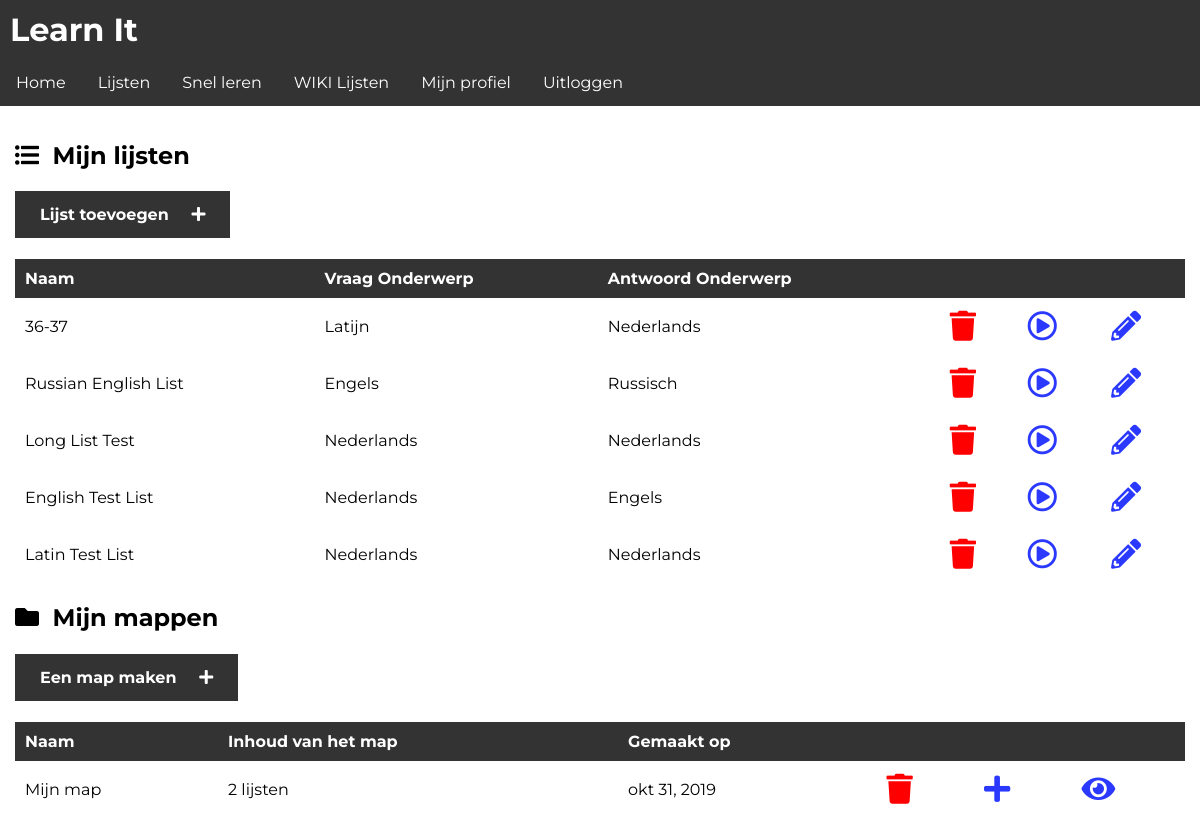
Page /app/lists/ (signed in) on the committed database.
### learnit/models.py (models this page shows, shortened)
class List(models.Model):
    name = models.CharField(max_length=255)
    owner = models.ForeignKey(to=User, on_delete=models.CASCADE)
    question_subject = models.ForeignKey(to=Subject, on_delete=models.PROTECT, related_name='question_subject')
    answer_subject = models.ForeignKey(to=Subject, on_delete=models.PROTECT, related_name='answer_subject')
    questions = models.ManyToManyField(to=Question)
    def get_test(self):
        return str(self.pk)
    def get_edit_url(self):
        return reverse('edit_list', args=[self.pk])

class Subject(models.Model):
    name = models.CharField(max_length=255)
    name_dutch = models.CharField(max_length=255, default="UNKNOWN")
    tts_support = models.BooleanField(default=False)

class Folder(models.Model):
    owner = models.ForeignKey(to=User, on_delete=models.CASCADE)
    name = models.CharField(max_length=255)
    created_on = models.DateField(auto_created=True, auto_now=True)
    lists = models.ManyToManyField(List)
    def content(self):
        return self.lists.count()

### learnit/views.py (the view)
# urls.py: path('app/lists/', views.lists, name='lists'),
def lists(request):
    if not request.user.is_authenticated:
        return redirect('/login')
    n_lists = List.objects.filter(owner=request.user).exclude(name__contains="QuickLearn")
    n_folders = Folder.objects.filter(owner=request.user)
    return render(request, 'app/lists.html', generate_context(request, {
        'lists': n_lists,
        'folders': n_folders,
        'username': request.user.username
    }))

### learnit/views.py (called while the page is built)
def generate_context(request, context):
    if request.user.is_authenticated:
        settings = Settings.objects.get(user=request.user)
        if settings.interface_language == 0:
            user_language = "en"
        else:
            user_language = "nl"
        translation.activate(user_language)
        request.session[translation.LANGUAGE_SESSION_KEY] = user_language
        context['settings_theme'] = settings.interface_theme
        context['settings_lang'] = settings.interface_language
    return context

### templates/app/lists.html (shortened to what this page needs)
{% extends 'base.html' %}
{% block content %}
    {% if settings_lang == 0 %}
        <h2><i class="fas fa-list-ul"></i>&nbsp; My lists</h2>
        <h4><a class="link_button" href="/app/add">Add a list &nbsp;&nbsp;&nbsp;&nbsp;<i class="fas fa-plus"></i></a>
        </h4>
    {% elif settings_lang == 1 %}
        <h2><i class="fas fa-list-ul"></i>&nbsp; Mijn lijsten</h2>
        <h4><a class="link_button" href="/app/add">Lijst toevoegen &nbsp;&nbsp;&nbsp;&nbsp;<i
                class="fas fa-plus"></i></a></h4>
    {% endif %}
    {% include 'app/applets/display_list_menu.html' %}
    {% if settings_lang == 0 %}
        <h2><i class="fas fa-folder"></i>&nbsp; My folders</h2>
        <h4><a class="link_button" href="javascript:open_modal()">Create a folder &nbsp;&nbsp;&nbsp;&nbsp;<i
                class="fas fa-plus"></i></a></h4>
    {% elif settings_lang == 1 %}
        <h2><i class="fas fa-folder"></i>&nbsp; Mijn mappen</h2>
        <h4><a class="link_button" href="javascript:open_modal()">Een map maken &nbsp;&nbsp;&nbsp;&nbsp;<i
                class="fas fa-plus"></i></a></h4>
    {% endif %}
    {% include 'app/applets/display_folder_menu.html' %}
{% endblock %}

### templates/app/applets/display_list_menu.html
{% if lists %}
    <table>
        {% if settings_lang == 0 %}
            <tr id="table_header">
                <td>Name</td>
                <td>Question Subject</td>
                <td>Answer Subject</td>
                {% elif settings_lang == 1 %}
            <tr id="table_header">
            <td>Naam</td>
            <td>Vraag Onderwerp</td>
            <td>Antwoord Onderwerp</td>
        {% endif %}
        <td></td>
        <td></td>
        <td></td>
        </tr>
        {% for list in lists reversed %}
            <tr>
                <td>{{ list.name }}</td>
                {% if settings_lang == 0 %}
                    <td>{{ list.question_subject.name }}</td>
                    <td>{{ list.answer_subject.name }}</td>
                {% elif settings_lang == 1 %}
                    <td>{{ list.question_subject.name_dutch }}</td>
                    <td>{{ list.answer_subject.name_dutch }}</td>
                {% endif %}
                <td><a class="delete_list" href="/app/delete/{{ list.get_test }}"><i class="fas fa-trash"></i></a>
                </td>
                <td><a class="test_list" href="/app/test/{{ list.get_test }}"><i class="far fa-play-circle"></i></a>
                </td>
                <td><a class="test_list" href="{{ list.get_edit_url }}"><i class="fas fa-pencil-alt"></i></a>
                </td>
            </tr>
        {% endfor %}
    </table>
{% else %}
    <p>You have no lists in here!</p>
{% endif %}

### templates/app/applets/display_folder_menu.html
{% if folders %}
    <table>
        {% if settings_lang == 0 %}
            <tr id="table_header">
                <td>Name</td>
                <td>Content of the folder</td>
                <td>Created on</td>
                {% elif settings_lang == 1 %}
            <tr id="table_header">
            <td>Naam</td>
            <td>Inhoud van het map</td>
            <td>Gemaakt op</td>
        {% endif %}
        <td></td>
        <td></td>
        <td></td>
        </tr>
        {% for folder in folders reversed %}
            <tr>
                <td>{{ folder.name }}</td>
                <td>{{ folder.content }} {% if settings_lang == 0 %}lists{% elif settings_lang == 1 %}
                    lijsten{% endif %}</td>
                <td>{{ folder.created_on }}</td>
                <td><a class="delete_list" href="/app/delete/folder/{{ folder.pk }}"><i
                        class="fas fa-trash"></i></a>
                </td>
                <td><a class="test_list" href="javascript:open_modal_folder({{ folder.pk }})"><i class="fas fa-plus"></i></a></td>
                <td><a class="test_list" href="/app/view/folder/{{ folder.pk }}"><i class="fas fa-eye"></i></a>
                </td>
            </tr>
        {% endfor %}
    </table>
{% endif %}

### learnit/static/css/style_light.css (style rules this page uses)
html, body { margin: 0; padding: 0; }
* { font-family: 'Montserrat', sans-serif; }
table { width: 100%; vertical-align: top; text-align: left; border-spacing: 0; border-collapse: collapse; }
td { width: auto; }
.delete_list { color: red; }
.test_list { color: #2b39ff; }
.test_list, .delete_list { font-size: 30px; }
#table_header { background-color: #333; color: white; width: 100%; margin: 0; font-weight: bold; }
td { margin: 0; padding: 10px; }
.link_button:link, .link_button:visited { background-color: #333; color: white; padding: 14px 25px; text-align: center; text-decoration: none; display: inline-block; }
h2 { font-weight: bold; }

### rows in the picture
List: name "36-37", question_subject.name_dutch "Latijn", answer_subject.name_dutch "Nederlands"
List: name "Russian English List", question_subject.name_dutch "Engels", answer_subject.name_dutch "Russisch"
List: name "Long List Test", question_subject.name_dutch "Nederlands", answer_subject.name_dutch "Nederlands"
List: name "English Test List", question_subject.name_dutch "Nederlands", answer_subject.name_dutch "Engels"
List: name "Latin Test List", question_subject.name_dutch "Nederlands", answer_subject.name_dutch "Nederlands"
Folder: name "Mijn map", content "2", created_on "okt 31, 2019"
